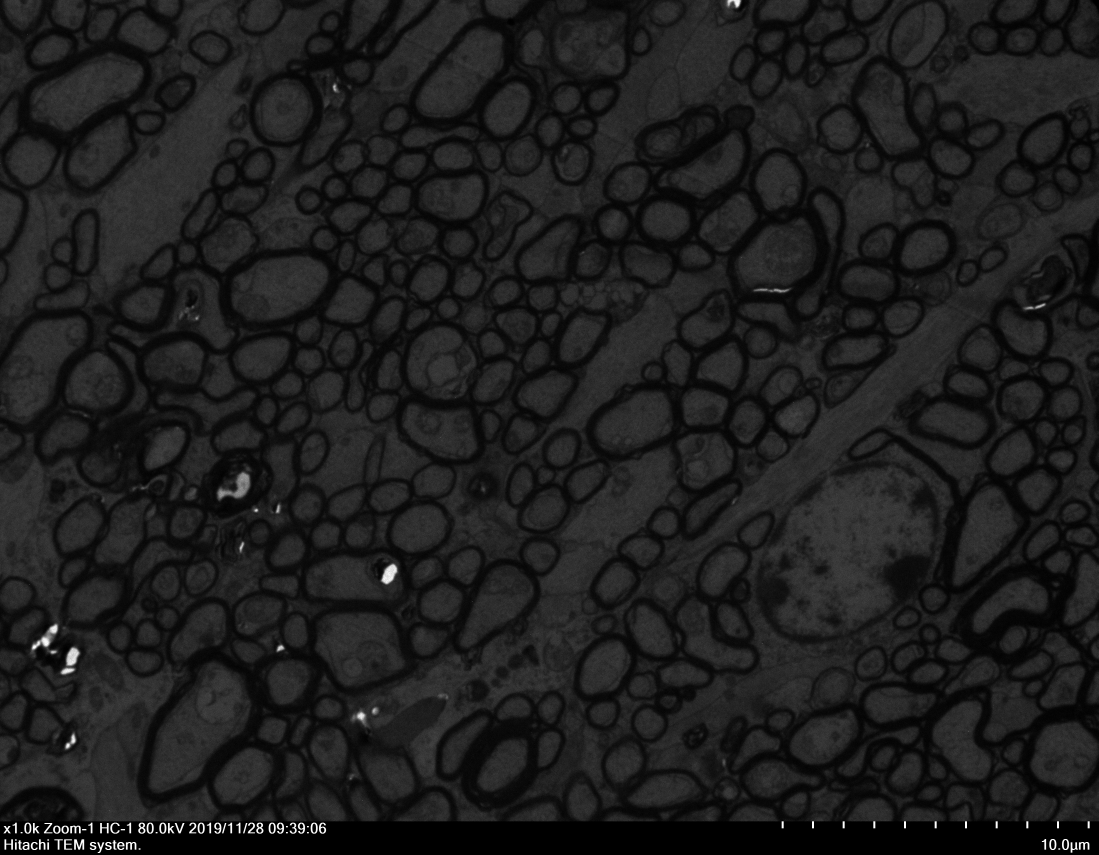
//> input picture 计数/Project2/1.jpg, 3296 x 2563 px (shown at 1/3 size)
$ ./main   (built with g++ and OpenCV 4)
//> lines starting //> are read from the running program, lines starting //| are printed output that depends on the picture; after the words box and inside, x2 and y2 are one past the last pixel; in counts of white or black regions, pixels touching at a corner belong together
#include "opencv2/opencv.hpp"
#include <iostream>
#include <vector>
#include <numeric>
#include <iterator>
#include <algorithm>
using namespace std;
using namespace cv;


//细胞识别主函数

int main(int argc, char* argv[])
{
	Mat srcImg = imread("1.jpg");
//> srcImg is the input picture: 2563 rows x 3296 cols, CV_8UC3; min 0, max 255, mean 30.2
	namedWindow("src", WINDOW_NORMAL);
	imshow("src", srcImg);
	cvResizeWindow("src", 800, 800); //创建一个500*500大小的窗口
	if (!srcImg.data)
	{
		cout << "图片未找到" << endl;
		return -1;
	}
	/*去除下面字体*/
	Mat dstImg;
	dstImg = srcImg.clone();
	for (int row = srcImg.rows - 100; row < srcImg.rows; row++)
	{
		for (int col = 0; col < srcImg.cols; col++)
		{
			dstImg.at<Vec3b>(row, col)[0] = 0;
			dstImg.at<Vec3b>(row, col)[1] = 0;
			dstImg.at<Vec3b>(row, col)[2] = 0;
		}
	}
	Mat src_gray;
	cvtColor(dstImg, src_gray, CV_RGB2GRAY);//灰度转换
	Mat HistImg;
	equalizeHist(src_gray, HistImg);
	Mat element = getStructuringElement(MORPH_RECT, Size(12, 12));
	//dilate(srcImg, dstImg, element, Point(-1, -1), 3);
	//erode(srcImg, dstImg, element, Point(-1, -1), 5);
	Mat medImg;
	medianBlur(HistImg, medImg, 9);
	Mat grad_x, grad_y;						  //Sobel算子锐化
	Mat abs_grad_x, abs_grad_y;
	Mat SobelImg;
	Sobel(medImg, grad_x, CV_16S, 1, 0, 3, 1, 1, BORDER_DEFAULT);
	convertScaleAbs(grad_x, abs_grad_x);
	Sobel(medImg, grad_y, CV_16S, 0, 1, 3, 1, 1, BORDER_DEFAULT);
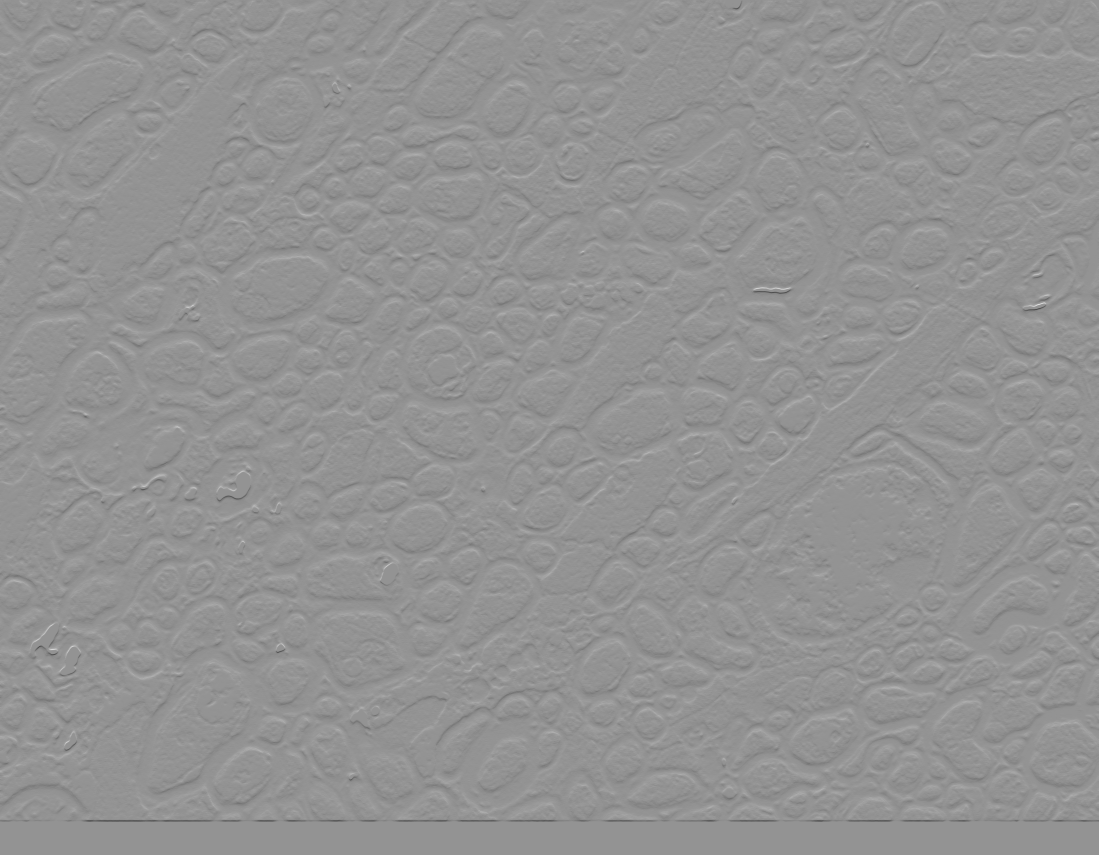
//> grad_y: 2563 rows x 3296 cols, CV_16SC1 (shown at 1/3 size); min -931, max 681, mean 0.6; drawn with min black and max white
	convertScaleAbs(grad_y, abs_grad_y);
	addWeighted(abs_grad_x, 0.5, abs_grad_y, 0.5, 0, SobelImg);
	medImg = medImg - SobelImg;
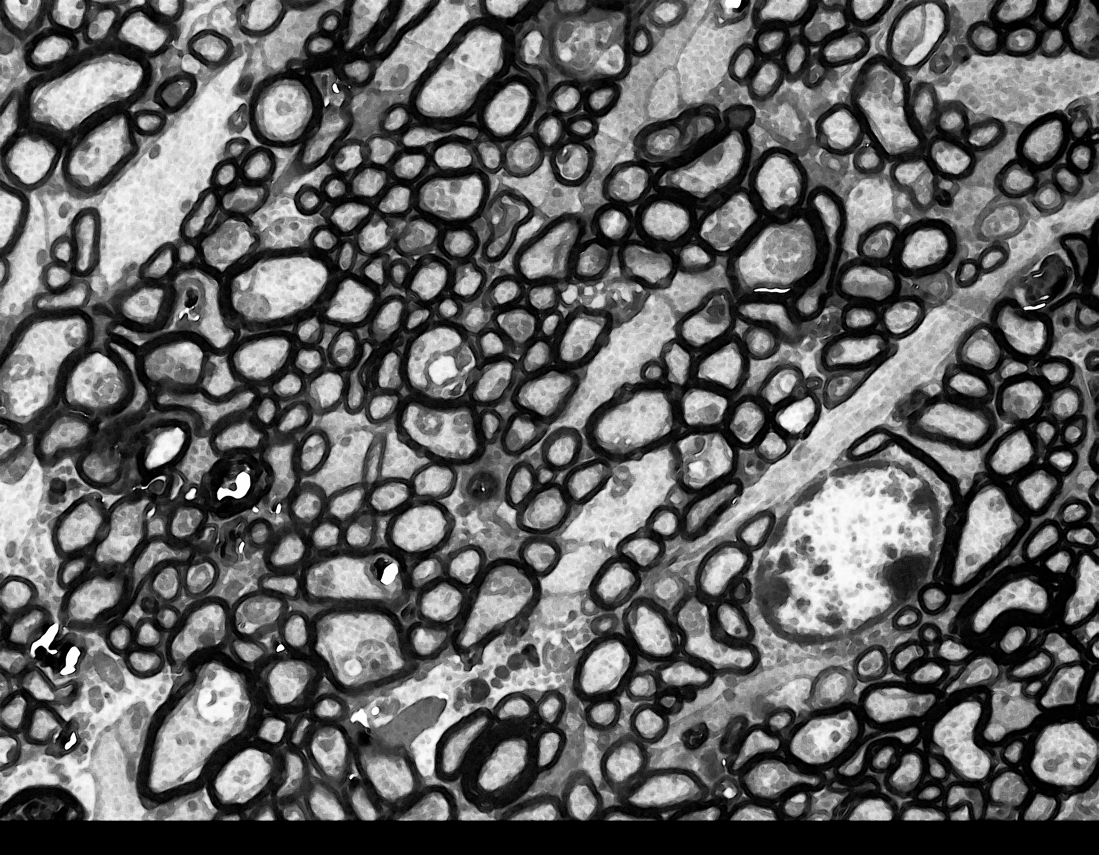
//> medImg: 2563 rows x 3296 cols, CV_8UC1 (shown at 1/3 size); min 0, max 255, mean 100.1
	namedWindow("medImg", WINDOW_NORMAL);
	imshow("medImg", medImg);
	cvResizeWindow("medImg", 800, 800); //创建一个500*500大小的窗口
	imwrite("medImg.jpg", medImg);
	Mat OTSUImg;
	threshold(medImg, OTSUImg, 0, 255, THRESH_OTSU);   //OTSU法
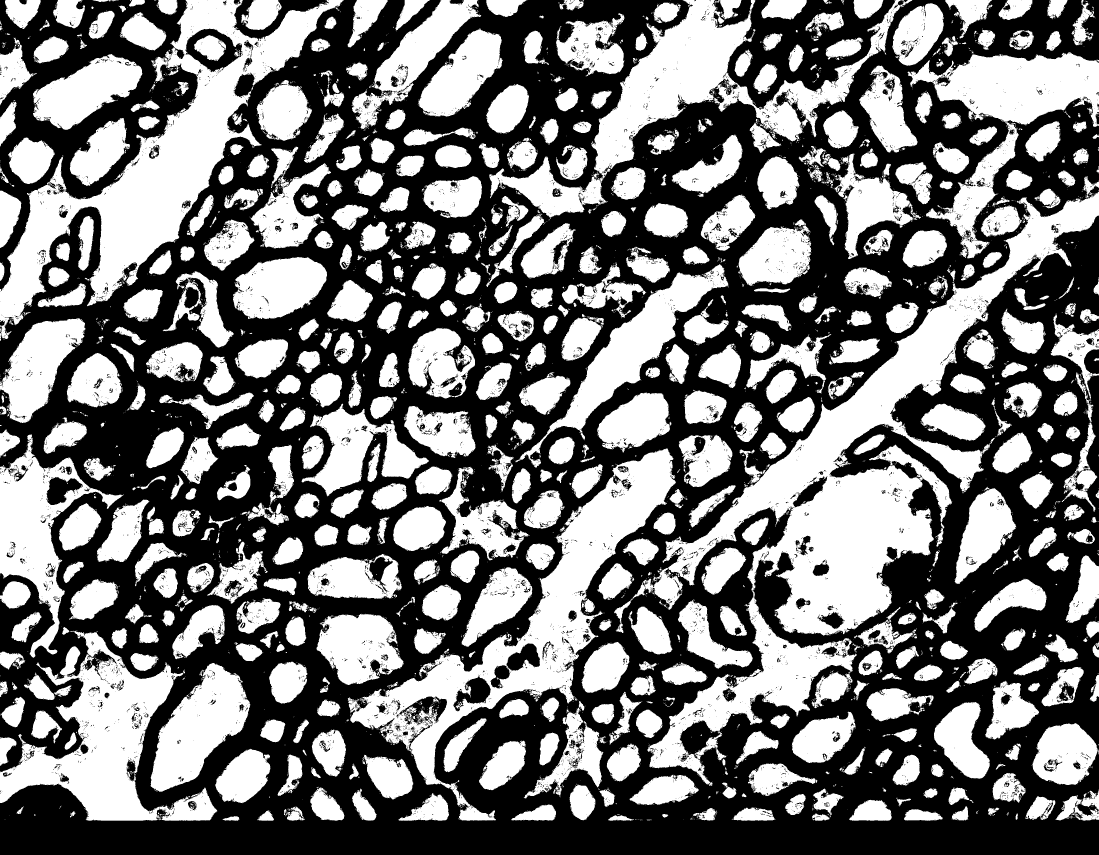
//> OTSUImg: 2563 rows x 3296 cols, CV_8UC1 (shown at 1/3 size); 46.6% white; 7600 white regions (6583 under 20 px), largest, box (x1, y1, x2, y2) and area: (1842, 575, 3296, 1907) 357968, (0, 0, 1032, 1023) 234956, (1043, 1345, 2028, 2462) 190399
	Mat openImg, closeImg;
	morphologyEx(OTSUImg, openImg, MORPH_OPEN, element);  //开运算
//> openImg: 2563 rows x 3296 cols, CV_8UC1; 39.6% white; 635 white regions, largest, box (x1, y1, x2, y2) and area: (0, 153, 746, 961) 167826, (1054, 1349, 2025, 2354) 156617, (2049, 581, 3296, 1672) 150978
	morphologyEx(openImg, closeImg, MORPH_CLOSE, element);  //闭运算
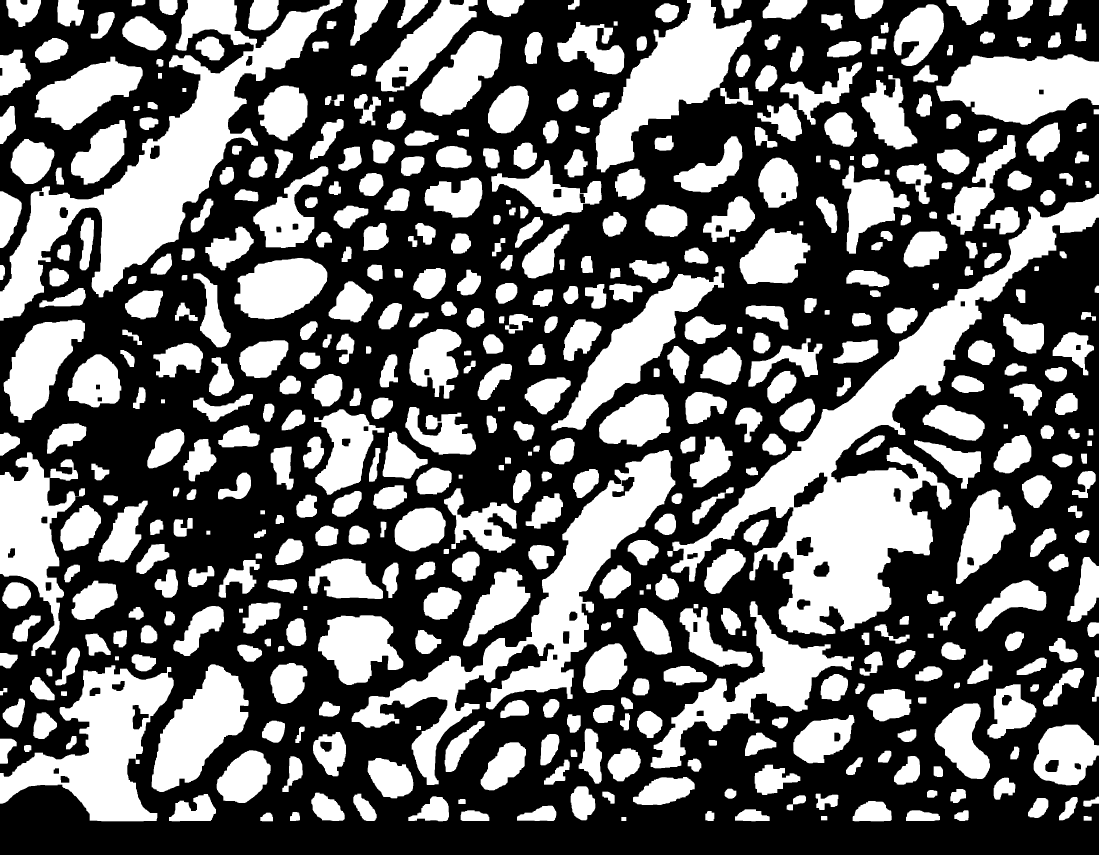
//> closeImg: 2563 rows x 3296 cols, CV_8UC1 (shown at 1/3 size); 40.3% white; 495 white regions
	imwrite("closeImg.jpg", closeImg);
	// 连通区域计数
	vector<vector<Point>> contours;
	findContours(closeImg, contours, CV_RETR_EXTERNAL, CHAIN_APPROX_SIMPLE);
//> contours = 495 contours; largest, box (x1, y1, x2, y2) and area: (2012, 582, 3296, 1906) 321580, (0, 0, 1028, 962) 216436, (1055, 1350, 2026, 2355) 162954, (0, 1996, 521, 2464) 109251, (1787, 0, 2255, 517) 91522

	vector<vector<Point> > contours_poly(contours.size()); //近似后的轮廓点集
//> contours_poly = 495 empty contours
	vector<Rect> boundRect(contours.size()); //包围点集的最小矩形vector
	vector<RotatedRect> box(contours.size()); //定义最小外接矩形集合
	//Mat markers = Mat::zeros(srcImg.size(), CV_8UC3);
	for (size_t t = 0; t < contours.size(); t++) {
		approxPolyDP(Mat(contours[t]), contours_poly[t], 3, true);      //对多边形曲线做适当近似，contours_poly[i]是输出的近似点集
		boundRect[t] = boundingRect(Mat(contours_poly[t]));         //计算并返回包围轮廓点集的最小矩形
		box[t] = minAreaRect(Mat(contours_poly[t]));  //计算每个轮廓最小外接矩形
	}
//> after the loop, contours_poly = 495 contours; largest, box (x1, y1, x2, y2) and area: (2012, 582, 3296, 1906) 322108, (0, 0, 1028, 962) 217070, (1055, 1350, 2026, 2354) 163548, (0, 1996, 521, 2463) 109278, (1787, 0, 2255, 517) 91874; boundRect = 495 Rects (x, y, width, height), first 8: [1864, 2451, 15, 12], [3251, 2448, 24, 14], [2463, 2448, 19, 13], [781, 2438, 38, 26], [870, 2437, 30, 26], [2116, 2433, 27, 30], [2863, 2431, 42, 32], [2718, 2431, 102, 32]; box = 495 RotatedRects (x, y, width, height, angle), first 8: [1871, 2456.5, 11, 14, -90], [3262.5, 2454.5, 13, 23, -90], [2472, 2454, 12, 18, -90], [799.7, 2450.1, 24.77, 37.31, -88.45], [883.7, 2448.8, 29.07, 24.46, -3.95], [2128.4, 2447.2, 27.49, 25.66, -85.24], [2883.8, 2447.1, 42.86, 28.83, -4.57], [2768.2, 2445.6, 101.4, 29.77, -1.7]
	// 画包围的矩形框
	int j = 0;
	Scalar color = Scalar(0, 0, 255);
	for (int i = 0; i< contours.size(); i++)
	{
		// [5 lines of commented-out code are left out]
		if (contourArea(contours[i]) > 760)
		{
			//rectangle(srcImg, boundRect[i].tl(), boundRect[i].br(), color, 5, 10, 0);              //画矩形，tl矩形左上角，br右上角
			j++;
		}

	}
//> after the loop, j = 374
	cout << "细胞总数"<<j << endl;
//| 细胞总数374
	/// 显示在一个窗口
	namedWindow("Contours", WINDOW_NORMAL);
	imshow("Contours", srcImg);
	cvResizeWindow("Contours", 800, 800); //创建一个500*500大小的窗口
	imwrite("Contours.jpg", srcImg);
	waitKey(0);
	return 0;
}
